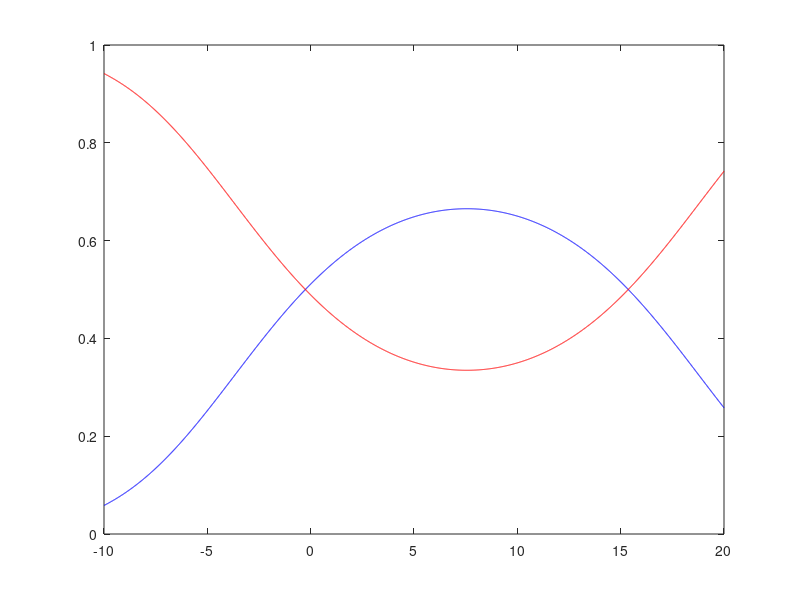
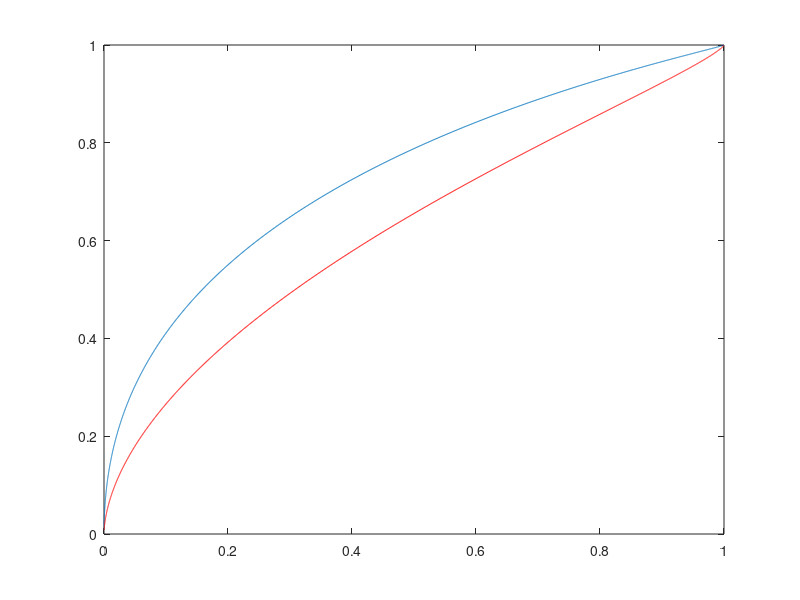
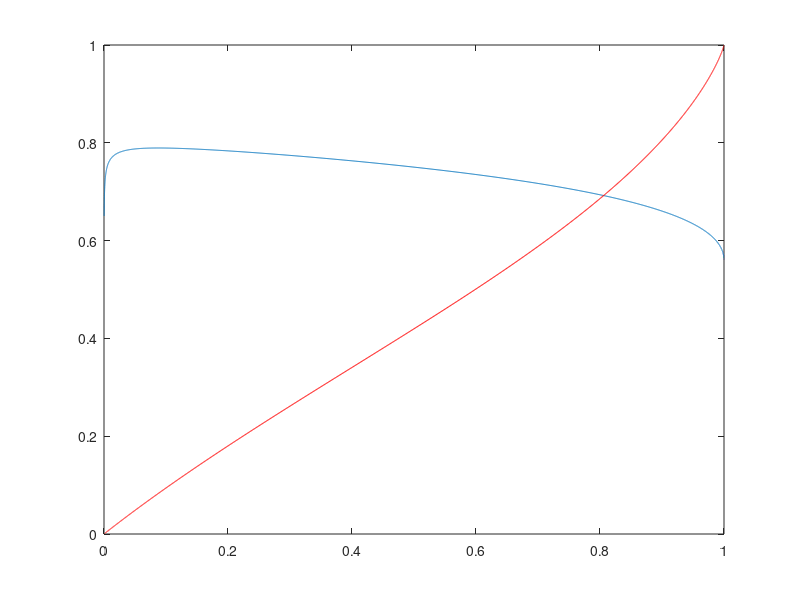

Here is the MATLAB script that generated these plots, in order:
%Two norm distribution
X = -10 : 0.01 : 20;

mu1 = 6; nmu1 = 4;
mu2 = 2;

Sigma1 = 4;
Sigma2 = 5;

P1 = normpdf(X, nmu1, Sigma1)*0.56; % This is the pdf for negitive
P2 = normpdf(X, mu2, Sigma2)*0.44; % This is the pdf for positive

PP1 = P1 ./ (P1 + P2);
PP2 = P2 ./ (P1 + P2);

plot(X, PP1, 'b');
hold on;
plot(X, PP2, 'r');

% Calculte ROC:
%   Hit rate: the positive that has been classified as positive
%   False alarm: the negitive that has been classified as positive

T = -10 : 0.01 : 20;
Hit_rate = cdf('norm', T, mu2, Sigma2);
False_alarm = cdf('norm', T, mu1, Sigma1);
figure, plot(False_alarm, Hit_rate);

False_alarmn = cdf('norm', T, nmu1, Sigma1);
hold on;
plot(False_alarmn, Hit_rate, 'r');

% Calculate PR:
%   True positive: the decision that classify true to true
%   False positive: the decision that classify false to true
%   False negitive: the decision that classify true to false
%
%   Precision: TP / (FP + TP)
%   Recall: TP / (TP + FN)

T = -10 : 0.01 : 20;

% TP = normcdf(T, mu2, Sigma2)*0.44;
% FP = normcdf(T, mu1, Sigma1)*0.56;
% FN = (1 - normcdf(T, mu2, Sigma2))*0.44;

TP = (1 - normcdf(T, mu1, Sigma1))*0.56;
FP = (1 - normcdf(T, mu2, Sigma2))*0.44;
FN = normcdf(T, mu1, Sigma1)*0.56;

Precision = TP ./ (TP + FP);
Recall = TP ./ (TP + FN);
figure, plot(Recall, Precision);

nFP = normcdf(T, nmu1, Sigma1)*0.56;
nPrecision = TP ./ (TP + nFP);
hold on;
plot(Recall, nPrecision, 'r');